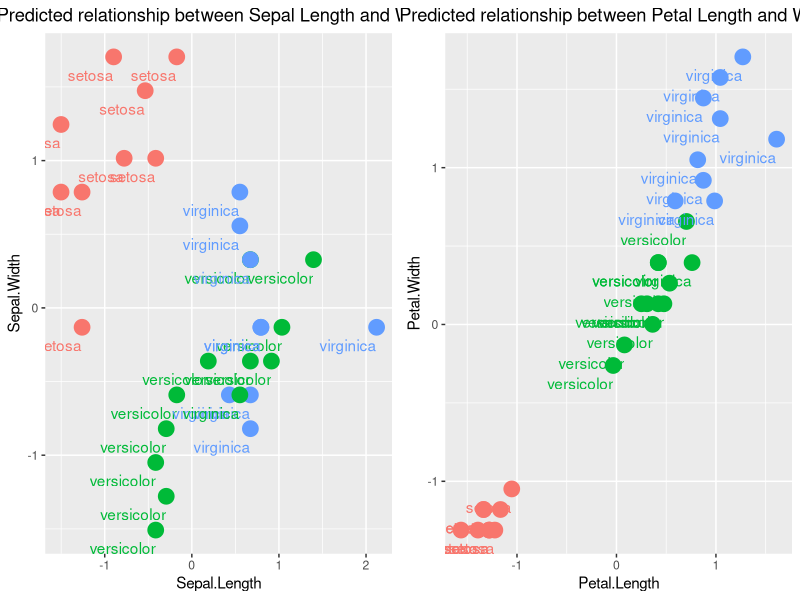

R code for this plot:
#KNN CLASSIFICATION ON IRIS DATASET
# classify iris species using KNN

#Step 1: Load and prepare data
data<-iris #Load built-in iris dataset
head(iris)
summary(data)
str(data)

#SAVE ORIGINAL SPECIES NAMES FOR LATERAL VISUALIZATION
row_labels<-data[,5]
#
#row_labels:"setosa","versicolor","verginica"

#Convert species from text to numbers
data$Species <-as.numeric(data$Species)
#setosa -1,versicolor -2,virginica -3

#Standardize features (mean=0,sd=1)
#Critical for KNN ! Prevents bias from different
data[,1:4]<-scale(data[,1:4])
#Before:sepal.length 4.4-7.9 ,petal.width 0.1-2.5
#After All features approximately -3 to +3

#step 2: split data into training and testing 
set.seed(42) #makes result reproducible

#calculate training set size (80% of 150=120)
size<- floor(0.8 * nrow(data)) #floor(120)-120

#randomly select 120 row indices for training
train_ind <- sample(seq_len(nrow(data)),size=size)
#Example:[45,32,89,12......] (120 random numbers)

#Extract labels (species)for training and testing
train_labels <-data[train_ind,5]  #120 training labels(numbers)
test_labels<-row_labels[-train_ind]  #30 testing labels(text)

#Extract features for training and testing
data_train<-data[train_ind,1:4] #120 rows,4 columns (scaled)
data_test<-data[-train_ind,1:4] #30 rows,4 columns (scaled)

#Step 3: train KNN model and make prediction
library(class) #Load KNN package

#Run algorithm
predictions<-knn(
  train=data_train, #Training data(120 flowers)
  test=data_test, #Testing data(30 flowers)
  cl=train_labels, #Training labels(1,2,3)
  k=round(sqrt(nrow(data_train)))  #k=11 neighbors
)
#output: Predicted species for 30 test flowers

#step 4:Prepare Data for visualization
#Combine test features with predictions
plot_predictions <-data.frame(
  data_test$Sepal.Length,
  data_test$Sepal.Width,
  data_test$Petal.Length,
  data_test$Petal.Width,
  predicted=predictions  #Add predictions as new column
)
#rename columns for clarity
colnames(plot_predictions)<-c(
  "Sepal.Length",
  "Sepal.Width",
  "Petal.Length",
  "Petal.Width",
  "predicted"
)

#Step 5: create visualizations
library(ggplot2) # Advanced plotting
install.packages("gridExtra")
library(gridExtra) # Arrange multiple plots

# Plot 1: Sepal Length vs Width
p1 <- ggplot(
  plot_predictions,
  aes(
    x = Sepal.Length,
    y = Sepal.Width,
    colour = predicted,  # Color by predicted species
    fill = predicted
  )
) +
  geom_point(size = 5) +  # Large points
  geom_text(  # Add text labels
    aes(label = test_labels),
    hjust = 1,  # Horizontal position
    vjust = 2   # Vertical position (below point)
  ) +
  ggtitle("Predicted relationship between Sepal Length and Width") +
  theme(plot.title = element_text(hjust = 0.5)) +  # Center title
  theme(legend.position = "none")  # Hide legend

# Plot 2: Petal Length vs Width
p2 <- ggplot(
  plot_predictions,
  aes(
    x = Petal.Length,
    y = Petal.Width,
    colour = predicted,
    fill = predicted
  )
) +
  geom_point(size = 5) +
  geom_text(
    aes(label = test_labels),
    hjust = 1,
    vjust = 2
  ) +
  ggtitle("Predicted relationship between Petal Length and Width") +
  theme(plot.title = element_text(hjust = 0.5)) +
  theme(legend.position = "none")

# Display both plots side by side
grid.arrange(p1, p2, ncol = 2)

# Step 6: Evaluate Model Performance
# Calculate accuracy
accuracy <- sum(predictions == as.numeric(factor(test_labels))) / length(test_labels)
cat("Model Accuracy:", round(accuracy * 100, 2), "%\n")

# Confusion matrix
table(Predicted = predictions, Actual = as.numeric(factor(test_labels)))
